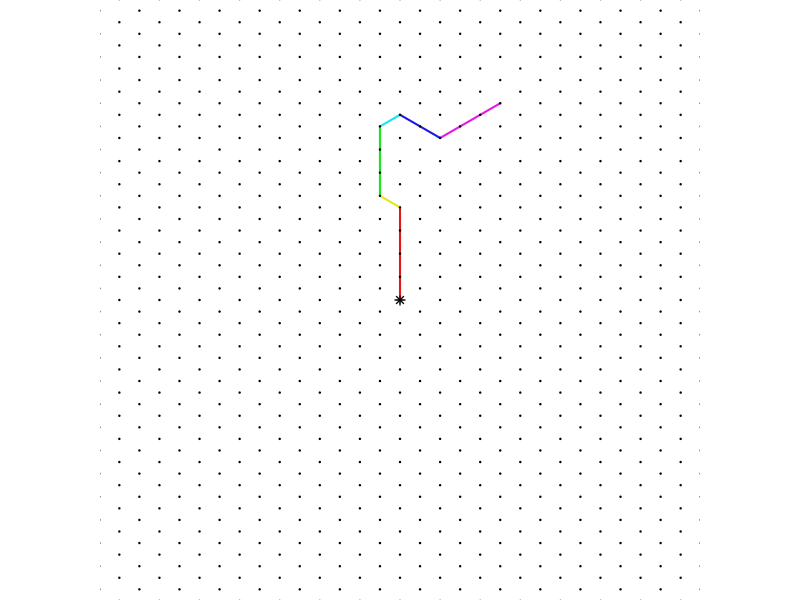

The R script that drew this image:
## ---- chunk 1
# All 60-deg turns
n = 6

th0 = pi/2
while(T){
    x = 0
    y = 0
    ends = character()
    dists = sample(1:5,n,T)
    turns = sample(c(-1,1),n-1,T)
    sumturn = cumsum(turns)
    ths = c(th0,th0+sumturn*pi/3+8*pi)%%(2*pi)
    for(i in 1:n){
        xnew = x[i]+dists[i]*cos(ths[i])
        ynew = y[i]+dists[i]*sin(ths[i])
        x = c(x,xnew)
        y = c(y,ynew)
    }
    ends = paste0(x,",",y)
    if(max(abs(x))<=12 && max(abs(y))<=12 && length(unique(turns))>1 && length(unique(dists))>1 && length(ends)==length(unique(ends))){break}
}

acho = 1:5
ache = c("right","left")
turnnames = ache[round(turns/2+1.5)]

sols = paste0(1*(acho==dists[1]),collapse="")

for(i in 2:n){
    sols = c(sols,paste0(1*(ache==turnnames[i-1]),collapse=""))
    sols = c(sols,paste0(1*(acho==dists[i]),collapse=""))
}

alo = paste0("* ",acho,collapse="\n")
ale = paste0("* ",ache,collapse="\n")

## ---- chunk 2
par(mar=c(0,0,0,0),pty="s")
plot(0,0,"n",xlim=c(-12,12),ylim=c(-12,12),axes=F,ann=F)
# 
# for(i in -10:10){
#     points(rep(i,21),-10:10,pch=20,cex=0.6)
#     points(-10:10,rep(i,21),pch=20,cex=0.6)
# }
points(0,0,pch=8,cex=1)

# lines(xx,yy,lwd=2,col="blue")
cols = hsv(seq(0,1,length.out=n+1),0.9,0.9)
for(i in 1:n){
    lines(c(x[i],x[i+1]),c(y[i],y[i+1]),col=cols[i],lwd=2)
}

for(i in -20:20){
    for(j in -20:20){
        points(i*cos(pi/6),j+0.5*(i%%2),pch=19,cex=0.2)
    }
}
points(0,0,pch=8,cex=0.8)
## ---- chunk 3
cat(paste0("* Go ##ANSWER1##\n"))
for(i in 2:n){
    cat(paste0("* Turn ##ANSWER",i*2-2,"##\n"))
    cat(paste0("* Go ##ANSWER",i*2-1,"##\n"))
}

## ---- chunk 4
for(i in 2:n){
    cat(ale)
    cat("\n")
    cat(alo)
    cat("\n")
}
## ---- chunk 5
cat(paste0("* Go ",dists[1],"\n"))
for(i in 2:n){
    cat(paste0("* Turn ",turnnames[i-1],"\n"))
    cat(paste0("* Go ",dists[i],"\n"))
}
